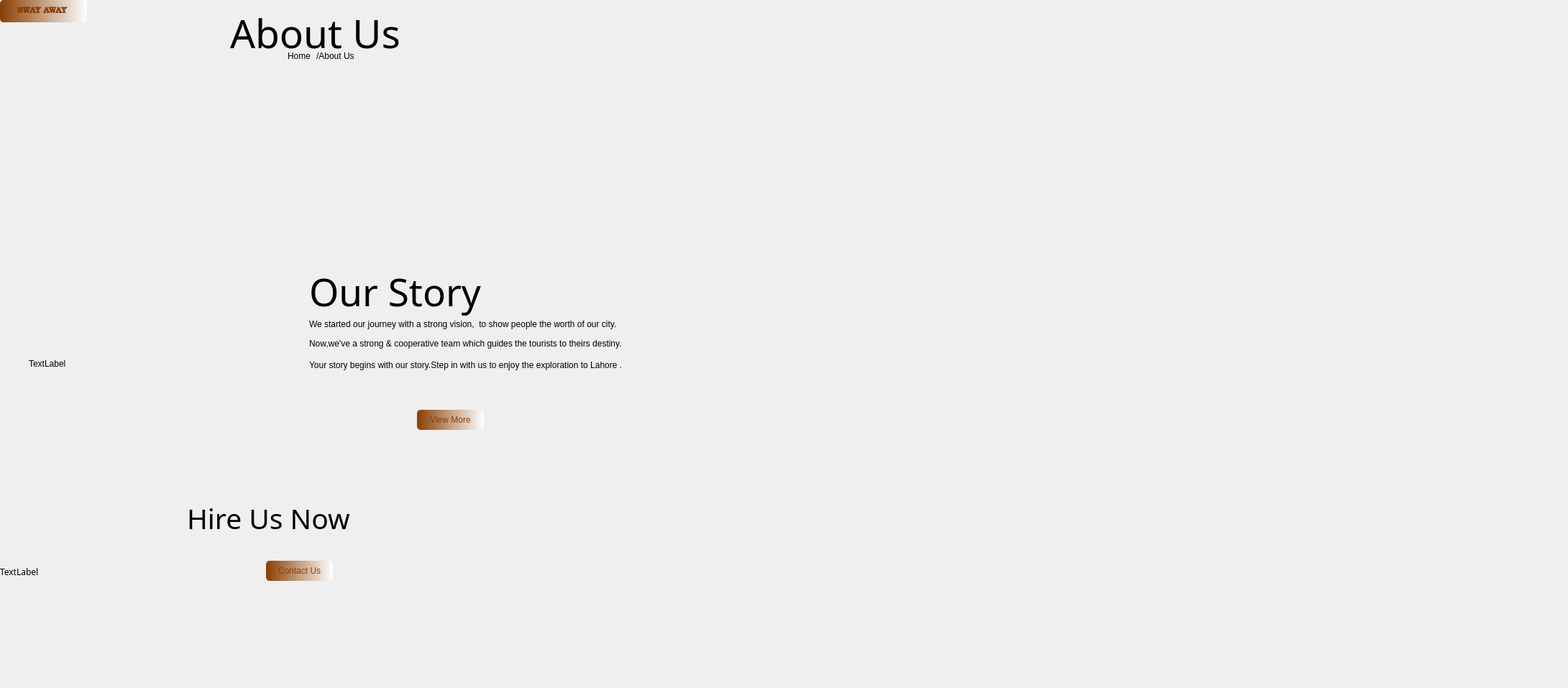
<?xml version="1.0" encoding="UTF-8"?>
<ui version="4.0">
 <class>Form</class>
 <widget class="QWidget" name="Form">
  <property name="geometry">
   <rect>
    <x>0</x>
    <y>0</y>
    <width>2181</width>
    <height>957</height>
   </rect>
  </property>
  <property name="windowTitle">
   <string>Form</string>
  </property>
  <property name="styleSheet">
   <string notr="true"/>
  </property>
  <widget class="QLabel" name="label">
   <property name="geometry">
    <rect>
     <x>0</x>
     <y>-20</y>
     <width>2321</width>
     <height>361</height>
    </rect>
   </property>
   <property name="styleSheet">
    <string notr="true">background-image: url(:/imagess/ok.png);</string>
   </property>
   <property name="text">
    <string/>
   </property>
  </widget>
  <widget class="QLabel" name="label_2">
   <property name="geometry">
    <rect>
     <x>0</x>
     <y>340</y>
     <width>2471</width>
     <height>691</height>
    </rect>
   </property>
   <property name="font">
    <font>
     <pointsize>9</pointsize>
    </font>
   </property>
   <property name="styleSheet">
    <string notr="true">background-image: url(:/imagess/db.png);</string>
   </property>
   <property name="text">
    <string/>
   </property>
  </widget>
  <widget class="QLabel" name="label_4">
   <property name="geometry">
    <rect>
     <x>40</x>
     <y>380</y>
     <width>311</width>
     <height>251</height>
    </rect>
   </property>
   <property name="styleSheet">
    <string notr="true">background-image: url(:/imagess/s2.png);</string>
   </property>
   <property name="text">
    <string>TextLabel</string>
   </property>
  </widget>
  <widget class="QLabel" name="label_3">
   <property name="geometry">
    <rect>
     <x>430</x>
     <y>360</y>
     <width>411</width>
     <height>91</height>
    </rect>
   </property>
   <property name="font">
    <font>
     <family>Colonna MT</family>
     <pointsize>40</pointsize>
    </font>
   </property>
   <property name="text">
    <string>Our Story</string>
   </property>
  </widget>
  <widget class="QLabel" name="label_5">
   <property name="geometry">
    <rect>
     <x>430</x>
     <y>430</y>
     <width>481</width>
     <height>41</height>
    </rect>
   </property>
   <property name="text">
    <string>We started our journey with a strong vision,  to show people the worth of our city.</string>
   </property>
  </widget>
  <widget class="QLabel" name="label_6">
   <property name="geometry">
    <rect>
     <x>430</x>
     <y>470</y>
     <width>491</width>
     <height>16</height>
    </rect>
   </property>
   <property name="text">
    <string>Now,we've a strong &amp; cooperative team which guides the tourists to theirs destiny.</string>
   </property>
  </widget>
  <widget class="QLabel" name="label_7">
   <property name="geometry">
    <rect>
     <x>430</x>
     <y>500</y>
     <width>501</width>
     <height>16</height>
    </rect>
   </property>
   <property name="text">
    <string>Your story begins with our story.Step in with us to enjoy the exploration to Lahore .</string>
   </property>
  </widget>
  <widget class="QPushButton" name="pushButton_2">
   <property name="geometry">
    <rect>
     <x>580</x>
     <y>570</y>
     <width>93</width>
     <height>28</height>
    </rect>
   </property>
   <property name="styleSheet">
    <string notr="true">QPushButton#pushButton_2{
 background-color: qlineargradient(spread:pad, x1:0, y1:0, x2:1, y2:0, stop:0 rgba(137, 63, 3, 255), stop:1 rgba(255, 255, 255, 255));
 color:rgba(137,63,3,255);
 border-radius:5px;
}
QPushButton#pushButton_2:hover{
 background-color: qlineargradient(spread:pad, x1:0, y1:0, x2:1, y2:0, stop:0 rgba(150, 63, 45, 255), stop:1 rgba(255, 255, 255, 255));
}
QPushButton#pushButton_2:pressed{
	padding-left:5px;
	padding-top:5px:
	background-color:rgba(140,120,111,255);
}</string>
   </property>
   <property name="text">
    <string>View More</string>
   </property>
  </widget>
  <widget class="QLabel" name="label_8">
   <property name="geometry">
    <rect>
     <x>0</x>
     <y>700</y>
     <width>2211</width>
     <height>191</height>
    </rect>
   </property>
   <property name="font">
    <font>
     <family>Colonna MT</family>
    </font>
   </property>
   <property name="styleSheet">
    <string notr="true">background-image: url(:/imagess/Old Cairo Egypt.jpg);</string>
   </property>
   <property name="text">
    <string>TextLabel</string>
   </property>
  </widget>
  <widget class="QLabel" name="label_9">
   <property name="geometry">
    <rect>
     <x>260</x>
     <y>700</y>
     <width>311</width>
     <height>41</height>
    </rect>
   </property>
   <property name="font">
    <font>
     <family>Colonna MT</family>
     <pointsize>29</pointsize>
     <weight>50</weight>
     <bold>false</bold>
    </font>
   </property>
   <property name="text">
    <string>Hire Us Now </string>
   </property>
  </widget>
  <widget class="QLabel" name="label_10">
   <property name="geometry">
    <rect>
     <x>320</x>
     <y>10</y>
     <width>311</width>
     <height>71</height>
    </rect>
   </property>
   <property name="font">
    <font>
     <family>Colonna MT</family>
     <pointsize>41</pointsize>
    </font>
   </property>
   <property name="text">
    <string>About Us</string>
   </property>
  </widget>
  <widget class="QLabel" name="label_11">
   <property name="geometry">
    <rect>
     <x>400</x>
     <y>70</y>
     <width>55</width>
     <height>16</height>
    </rect>
   </property>
   <property name="text">
    <string>Home</string>
   </property>
  </widget>
  <widget class="QLabel" name="label_12">
   <property name="geometry">
    <rect>
     <x>440</x>
     <y>70</y>
     <width>71</width>
     <height>16</height>
    </rect>
   </property>
   <property name="text">
    <string>/About Us</string>
   </property>
  </widget>
  <widget class="QPushButton" name="pushButton_3">
   <property name="geometry">
    <rect>
     <x>370</x>
     <y>780</y>
     <width>93</width>
     <height>28</height>
    </rect>
   </property>
   <property name="styleSheet">
    <string notr="true">QPushButton#pushButton_3{
 background-color: qlineargradient(spread:pad, x1:0, y1:0, x2:1, y2:0, stop:0 rgba(137, 63, 3, 255), stop:1 rgba(255, 255, 255, 255));
 color:rgba(137,63,3,255);
 border-radius:5px;
}
QPushButton#pushButton_3:hover{
 background-color: qlineargradient(spread:pad, x1:0, y1:0, x2:1, y2:0, stop:0 rgba(150, 63, 45, 255), stop:1 rgba(255, 255, 255, 255));
}
QPushButton#pushButton_3:pressed{
	padding-left:5px;
	padding-top:5px:
	background-color:rgba(140,120,111,255);
}</string>
   </property>
   <property name="text">
    <string>Contact Us</string>
   </property>
  </widget>
  <widget class="QPushButton" name="pushButton">
   <property name="geometry">
    <rect>
     <x>0</x>
     <y>0</y>
     <width>121</width>
     <height>31</height>
    </rect>
   </property>
   <property name="font">
    <font>
     <family>Bookman Old Style</family>
     <pointsize>8</pointsize>
     <weight>75</weight>
     <italic>false</italic>
     <bold>true</bold>
    </font>
   </property>
   <property name="styleSheet">
    <string notr="true">QPushButton#pushButton{
 background-color: qlineargradient(spread:pad, x1:0, y1:0, x2:1, y2:0, stop:0 rgba(137, 63, 3, 255), stop:1 rgba(255, 255, 255, 255));
 color:rgba(137,63,3,255);
 border-radius:5px;
}
QPushButton#pushButton:hover{
 background-color: qlineargradient(spread:pad, x1:0, y1:0, x2:1, y2:0, stop:0 rgba(150, 63, 45, 255), stop:1 rgba(255, 255, 255, 255));
}
QPushButton#pushButton:pressed{
	padding-left:5px;
	padding-top:5px:
	background-color:rgba(140,120,111,255);
}</string>
   </property>
   <property name="text">
    <string>SWAY AWAY </string>
   </property>
  </widget>
 </widget>
 <resources>
  <include location="picss.qrc"/>
 </resources>
 <connections/>
</ui>
